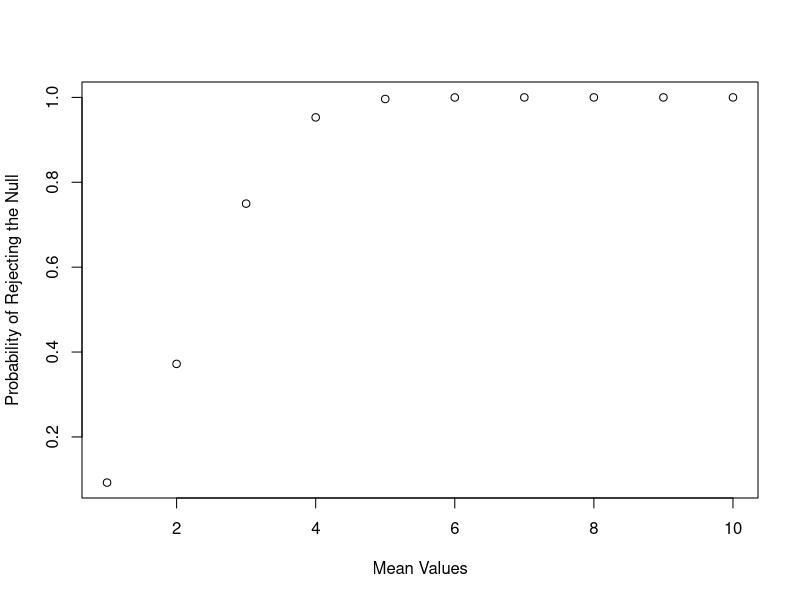
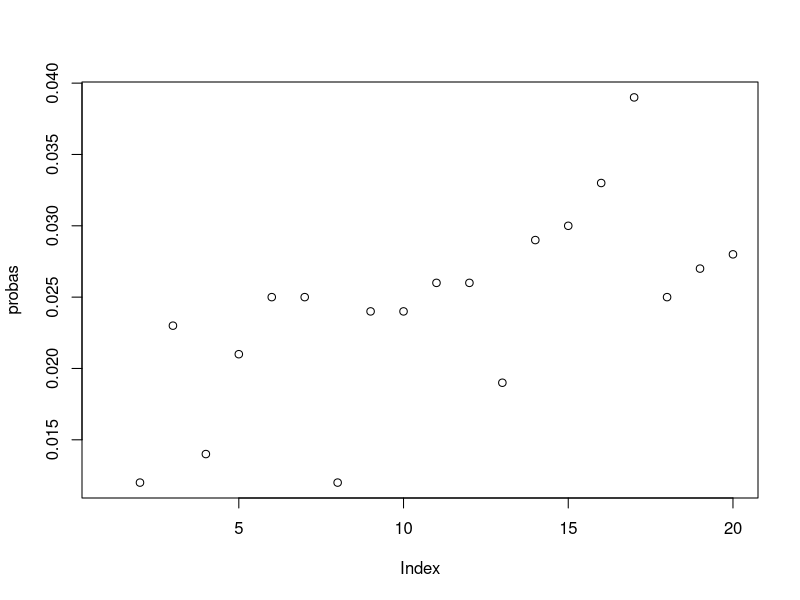
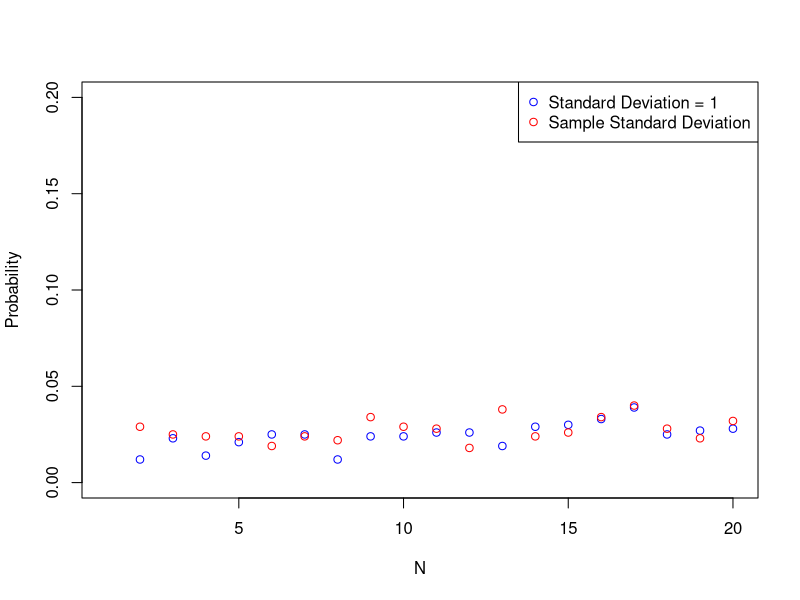

The R source for these figures, in order:
## ---- chunk 1
1-pnorm(qnorm(.99), 1,1)
## ---- chunk 2
prob = rep(0,10)

for (i in 0:10){
  prob[i] = 1-pnorm(qnorm(.99),i,1)
}

plot(prob, xlab = "Mean Values", ylab = "Probability of Rejecting the Null")
## ---- chunk 3
sample_mean = .1
null_mean = 0 
var = 1
z_alpha = qnorm(.99)

probas = rep(NULL, 20)

for(N in 2:20){
 
accepted = rep(NULL, 1000)  
  for(i in 1:1000){
    data = rnorm(N, sample_mean, sqrt(var))
    u_hat = mean(data)
    z_score = (u_hat - null_mean) * sqrt(N) * (sqrt(var))
    
    if(z_score>=z_alpha){
      ##reject null
      accepted[i] = 1
    }else{
      ##don't reject null 
      accepted[i] = 0
    }
  }
  
  probas[N] = mean(accepted, na.rm = TRUE) 
}

plot(probas)


probs = rep(NULL, 20)
 

for(N in 2:20){
  
  accepted = rep(NULL, 1000)  
  for(i in 1:1000){
    data = rnorm(N, sample_mean, sqrt(var))
    u_hat = mean(data)
    var_hat = var(data)
    z_score = (u_hat - null_mean) * sqrt(N) * (sqrt(var_hat))
    
    if(z_score>=z_alpha){
      ##reject null
      accepted[i] = 1
    }else{
      ##don't reject null 
      accepted[i] = 0
    }
  }
  
  probs[N] = mean(accepted, na.rm = TRUE) 
 
}

plot(probas, col = "blue", ylim = c(0,.2), xlab = "N", ylab = "Probability")
points(probs, col = "red")

legend(x = "topright", legend = c("Standard Deviation = 1", "Sample Standard Deviation"),
       col = c("blue","red"), pch = 1)
